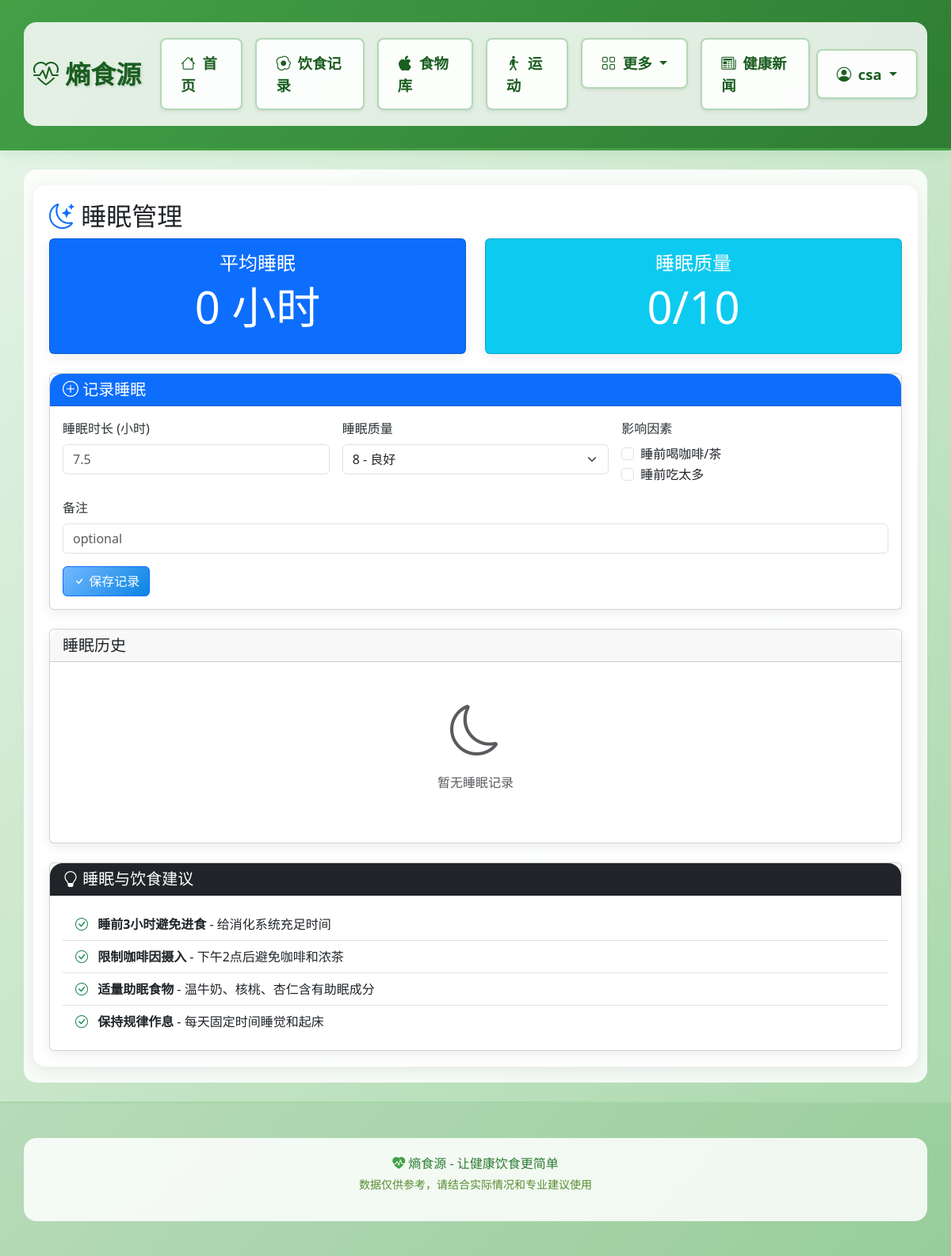
The page /sleep (signed in) on the database as committed earlier.
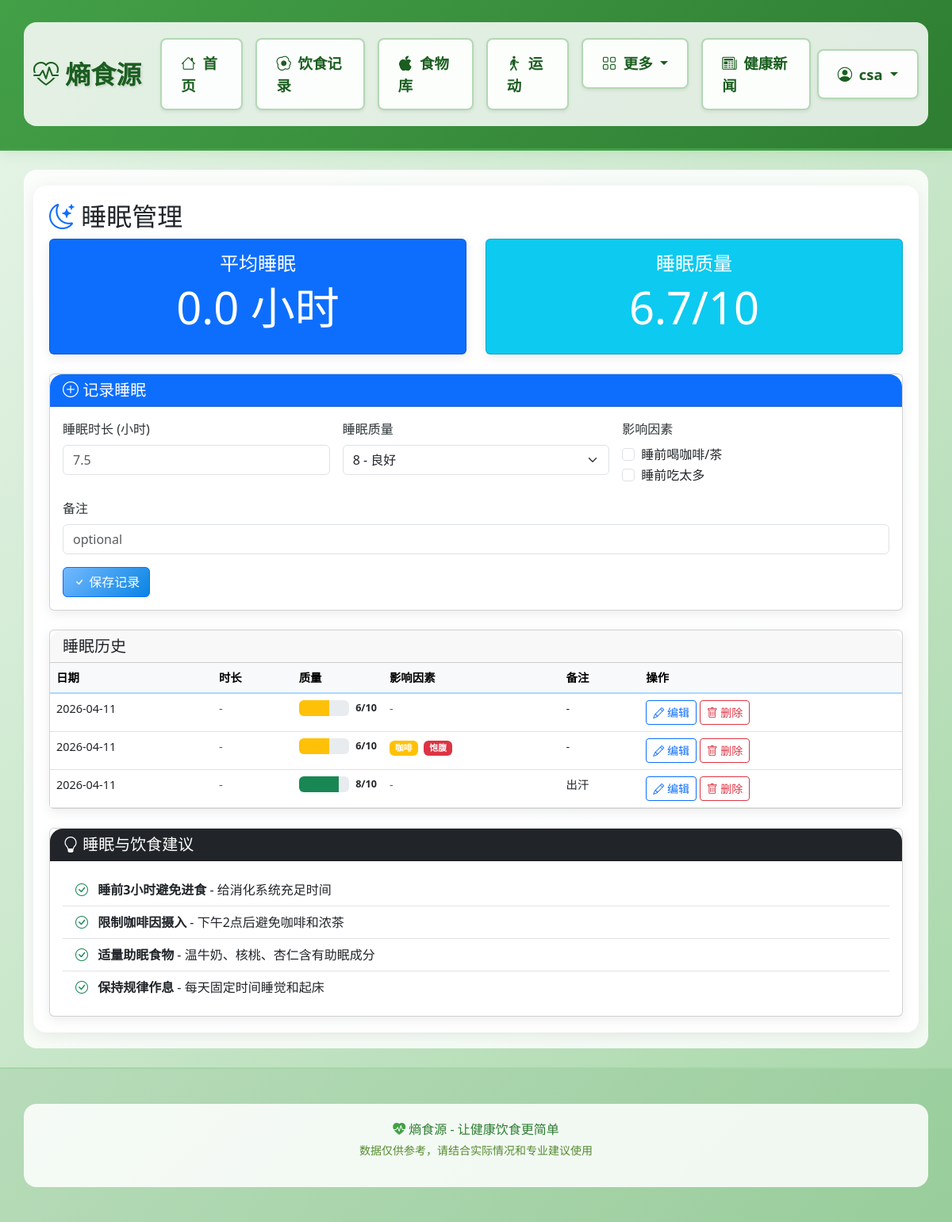
The same page on the database as committed later.
### models.py (models this page shows)
class SleepRecord(db.Model):
    __tablename__ = 'sleep_records'
    id = db.Column(db.Integer, primary_key=True)
    user_id = db.Column(db.Integer, db.ForeignKey('users.id'), nullable=False)
    bed_time = db.Column(db.DateTime)
    wake_time = db.Column(db.DateTime)
    duration = db.Column(db.Float)  # 小时
    quality = db.Column(db.Integer)  # 1-10评分
    caffeine_before_bed = db.Column(db.Boolean, default=False)
    heavy_meal_before_bed = db.Column(db.Boolean, default=False)
    screen_time = db.Column(db.Boolean, default=False)
    date = db.Column(db.Date, default=date.today)
    notes = db.Column(db.Text)
    created_at = db.Column(db.DateTime, default=datetime.utcnow)

### app.py (the view)
@app.route('/sleep')
@login_required
def sleep():
    records = SleepRecord.query.filter_by(user_id=current_user.id).order_by(SleepRecord.date.desc()).limit(14).all()
    avg_duration = 0
    avg_quality = 0
    if records:
        avg_duration = sum(r.duration for r in records if r.duration) / len(records)
        avg_quality = sum(r.quality for r in records if r.quality) / len(records)
    return render_template('sleep.html',
                         records=records,
                         avg_duration=round(avg_duration, 1),
                         avg_quality=round(avg_quality, 1))

### app.py (called while the page is built)
@login_manager.user_loader
def load_user(user_id):
    return User.query.get(int(user_id))

@app.context_processor
def inject_variables():
    life_expectancy_bonus = 0
    return dict(
        life_expectancy_bonus=life_expectancy_bonus,
        timedelta=timedelta
    )

### templates/sleep.html (shortened to what the changed rows need)
{% extends "base.html" %}
{% block content %}
<h2><i class="bi bi-moon-stars text-primary"></i> 睡眠管理</h2>
<div class="row mb-4">
    <div class="col-md-6">
        <div class="card bg-primary text-white">
            <div class="card-body text-center">
                <h4>平均睡眠</h4>
                <h1 class="display-4">{{ avg_duration }} 小时</h1>
            </div>
        </div>
    </div>
    <div class="col-md-6">
        <div class="card bg-info text-white">
            <div class="card-body text-center">
                <h4>睡眠质量</h4>
                <h1 class="display-4">{{ avg_quality }}/10</h1>
            </div>
        </div>
    </div>
</div>
<div class="card">
    <div class="card-body p-0">
        {% if records %}
        <div class="table-responsive">
            <table class="table table-hover mb-0">
                <thead class="table-light">
                    <tr>
                        <th>日期</th>
                        <th>时长</th>
                        <th>质量</th>
                        <th>影响因素</th>
                        <th>备注</th>
                        <th>操作</th>
                    </tr>
                </thead>
                <tbody>
                    {% for record in records %}
                    <tr>
                        <td>{{ record.date.strftime('%Y-%m-%d') }}</td>
                        <td>
                            {% if record.duration %}
                                {{ "%.1f"|format(record.duration) }} 小时
                            {% else %}
                                <span class="text-muted">-</span>
                            {% endif %}
                        </td>
                        <td>
                            {% if record.quality %}
                            <div class="d-flex align-items-center gap-2">
                                <div class="progress flex-grow-1" style="height: 20px;">
                                    <div class="progress-bar bg-{{ 'success' if record.quality >= 7 else 'warning' if record.quality >= 5 else 'danger' }}"
                                         style="width: {{ record.quality * 10 }}%">
                                    </div>
                                </div>
                                <span class="small fw-bold">{{ record.quality }}/10</span>
                            </div>
                            {% else %}
                            <span class="text-muted">-</span>
                            {% endif %}
                        </td>
                        <td>
                            {% if record.caffeine_before_bed %}
                            <span class="badge bg-warning me-1">咖啡</span>
                            {% endif %}
                            {% if record.heavy_meal_before_bed %}
                            <span class="badge bg-danger me-1">饱腹</span>
                            {% endif %}
                            {% if not record.caffeine_before_bed and not record.heavy_meal_before_bed %}
                            <span class="text-muted">-</span>
                            {% endif %}
                        </td>
                        <td>{{ record.notes or '-' }}</td>
                        <td>
                            <a href="{{ url_for('edit_sleep', record_id=record.id) }}" class="btn btn-sm btn-outline-primary">
                                <i class="bi bi-pencil"></i> 编辑
                            </a>
                            <form method="POST" action="{{ url_for('delete_sleep', record_id=record.id) }}" class="d-inline"
                                  onsubmit="return confirm('确定要删除这条睡眠记录吗？');">
                                <button type="submit" class="btn btn-sm btn-outline-danger">
                                    <i class="bi bi-trash"></i> 删除
                                </button>
                            </form>
                        </td>
                    </tr>
                    {% endfor %}
                </tbody>
            </table>
        </div>
        {% else %}
        <div class="text-center py-5 text-muted">
            <i class="bi bi-moon display-3"></i>
            <p class="mt-3">暂无睡眠记录</p>
        </div>
        {% endif %}
    </div>
</div>
{% endblock %}

Rows that differ between the two databases and show on the page:
added SleepRecord: date "2026-04-11", quality "6", notes "-"
added SleepRecord: date "2026-04-11", quality "6", caffeine_before_bed "咖啡", heavy_meal_before_bed "饱腹", notes "-"
added SleepRecord: date "2026-04-11", quality "8", notes "出汗"
Other text that changed with them:
{{ avg_duration }}: "0" → "0.0"
{{ avg_quality }}: "0" → "6.7"
text no longer shown: "暂无睡眠记录"
text now shown: "日期 时长 质量 影响因素 备注 操作"
